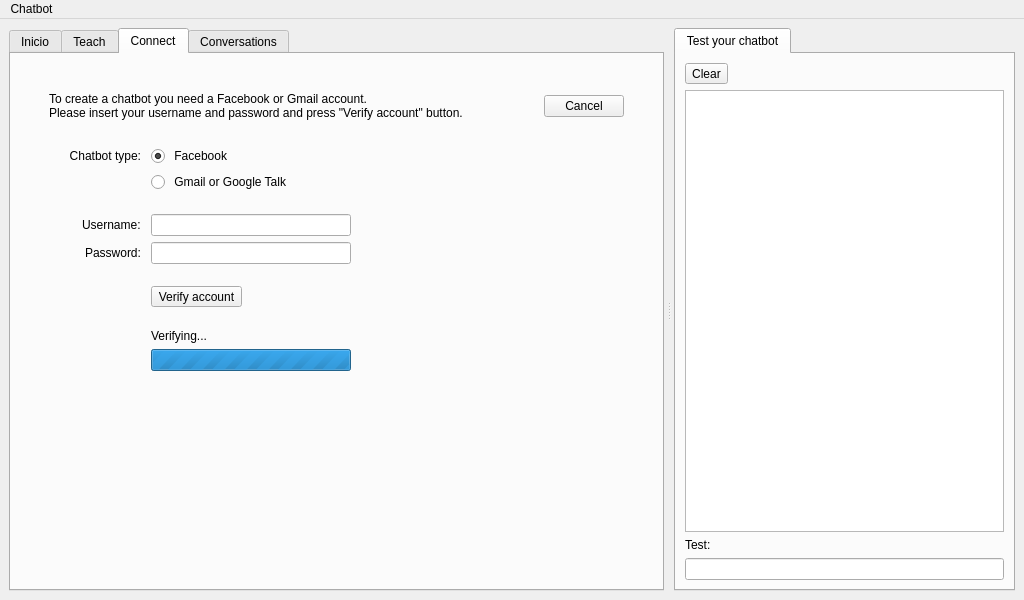
<?xml version="1.0" encoding="UTF-8"?>
<ui version="4.0">
 <class>MainWindow</class>
 <widget class="QMainWindow" name="MainWindow">
  <property name="geometry">
   <rect>
    <x>0</x>
    <y>0</y>
    <width>1024</width>
    <height>600</height>
   </rect>
  </property>
  <property name="windowTitle">
   <string>Chatbot</string>
  </property>
  <widget class="QWidget" name="centralwidget">
   <layout class="QGridLayout" name="gridLayout_2">
    <item row="0" column="0">
     <widget class="QSplitter" name="centralSplitter">
      <property name="orientation">
       <enum>Qt::Horizontal</enum>
      </property>
      <property name="handleWidth">
       <number>10</number>
      </property>
      <widget class="QTabWidget" name="mainTabWidget">
       <property name="currentIndex">
        <number>2</number>
       </property>
       <widget class="QWidget" name="initTab">
        <attribute name="title">
         <string>Inicio</string>
        </attribute>
        <layout class="QVBoxLayout" name="verticalLayout_5">
         <item>
          <layout class="QVBoxLayout" name="initVerticalLayout">
           <item>
            <widget class="QStackedWidget" name="initStackWidget">
             <property name="currentIndex">
              <number>0</number>
             </property>
             <widget class="QWidget" name="welcomePage">
              <layout class="QGridLayout" name="gridLayout_6">
               <item row="0" column="0">
                <layout class="QGridLayout" name="welcomePageLayout">
                 <item row="1" column="0" colspan="5">
                  <widget class="QLabel" name="welcomeLabel">
                   <property name="text">
                    <string>¡Bienvenido! ¿Que deseas hacer?</string>
                   </property>
                   <property name="alignment">
                    <set>Qt::AlignCenter</set>
                   </property>
                  </widget>
                 </item>
                 <item row="4" column="0" colspan="5">
                  <spacer name="verticalSpacer_4">
                   <property name="orientation">
                    <enum>Qt::Vertical</enum>
                   </property>
                   <property name="sizeHint" stdset="0">
                    <size>
                     <width>20</width>
                     <height>40</height>
                    </size>
                   </property>
                  </spacer>
                 </item>
                 <item row="2" column="0" colspan="5">
                  <spacer name="verticalSpacer_5">
                   <property name="orientation">
                    <enum>Qt::Vertical</enum>
                   </property>
                   <property name="sizeType">
                    <enum>QSizePolicy::Fixed</enum>
                   </property>
                   <property name="sizeHint" stdset="0">
                    <size>
                     <width>20</width>
                     <height>20</height>
                    </size>
                   </property>
                  </spacer>
                 </item>
                 <item row="3" column="1">
                  <widget class="QToolButton" name="createChatbotButton">
                   <property name="text">
                    <string>Create new chatbot</string>
                   </property>
                   <property name="icon">
                    <iconset resource="../resources.qrc">
                     <normaloff>:/icons/res/new_chatbot.png</normaloff>:/icons/res/new_chatbot.png</iconset>
                   </property>
                   <property name="iconSize">
                    <size>
                     <width>48</width>
                     <height>48</height>
                    </size>
                   </property>
                   <property name="toolButtonStyle">
                    <enum>Qt::ToolButtonTextUnderIcon</enum>
                   </property>
                  </widget>
                 </item>
                 <item row="3" column="3">
                  <widget class="QToolButton" name="openChatbotButton">
                   <property name="text">
                    <string>Open existent chatbot</string>
                   </property>
                   <property name="icon">
                    <iconset resource="../resources.qrc">
                     <normaloff>:/icons/res/open_chatbot.png</normaloff>:/icons/res/open_chatbot.png</iconset>
                   </property>
                   <property name="iconSize">
                    <size>
                     <width>48</width>
                     <height>48</height>
                    </size>
                   </property>
                   <property name="toolButtonStyle">
                    <enum>Qt::ToolButtonTextUnderIcon</enum>
                   </property>
                  </widget>
                 </item>
                 <item row="0" column="0" colspan="5">
                  <spacer name="verticalSpacer_6">
                   <property name="orientation">
                    <enum>Qt::Vertical</enum>
                   </property>
                   <property name="sizeHint" stdset="0">
                    <size>
                     <width>20</width>
                     <height>40</height>
                    </size>
                   </property>
                  </spacer>
                 </item>
                 <item row="5" column="0" colspan="5">
                  <spacer name="verticalSpacer_7">
                   <property name="orientation">
                    <enum>Qt::Vertical</enum>
                   </property>
                   <property name="sizeType">
                    <enum>QSizePolicy::Fixed</enum>
                   </property>
                   <property name="sizeHint" stdset="0">
                    <size>
                     <width>20</width>
                     <height>40</height>
                    </size>
                   </property>
                  </spacer>
                 </item>
                 <item row="3" column="2">
                  <widget class="QToolButton" name="openLastChatbotButton">
                   <property name="text">
                    <string>Open my last chatbot</string>
                   </property>
                   <property name="icon">
                    <iconset resource="../resources.qrc">
                     <normaloff>:/icons/res/open_last_chatbot.png</normaloff>:/icons/res/open_last_chatbot.png</iconset>
                   </property>
                   <property name="iconSize">
                    <size>
                     <width>48</width>
                     <height>48</height>
                    </size>
                   </property>
                   <property name="toolButtonStyle">
                    <enum>Qt::ToolButtonTextUnderIcon</enum>
                   </property>
                  </widget>
                 </item>
                 <item row="3" column="4">
                  <spacer name="horizontalSpacer_4">
                   <property name="orientation">
                    <enum>Qt::Horizontal</enum>
                   </property>
                   <property name="sizeHint" stdset="0">
                    <size>
                     <width>40</width>
                     <height>20</height>
                    </size>
                   </property>
                  </spacer>
                 </item>
                 <item row="3" column="0">
                  <spacer name="horizontalSpacer_5">
                   <property name="orientation">
                    <enum>Qt::Horizontal</enum>
                   </property>
                   <property name="sizeHint" stdset="0">
                    <size>
                     <width>40</width>
                     <height>20</height>
                    </size>
                   </property>
                  </spacer>
                 </item>
                </layout>
               </item>
              </layout>
             </widget>
            </widget>
           </item>
          </layout>
         </item>
        </layout>
       </widget>
       <widget class="QWidget" name="trainTab">
        <attribute name="title">
         <string>Teach</string>
        </attribute>
        <layout class="QGridLayout" name="gridLayout">
         <item row="0" column="0">
          <widget class="QSplitter" name="teachTabsplitter">
           <property name="frameShape">
            <enum>QFrame::NoFrame</enum>
           </property>
           <property name="orientation">
            <enum>Qt::Horizontal</enum>
           </property>
           <property name="handleWidth">
            <number>10</number>
           </property>
           <widget class="QWidget" name="verticalLayoutWidget">
            <layout class="QVBoxLayout" name="verticalLayout_2">
             <item>
              <layout class="QHBoxLayout" name="rulesToolbarLayout">
               <item>
                <widget class="QToolButton" name="addCategoryButton">
                 <property name="font">
                  <font>
                   <pointsize>8</pointsize>
                  </font>
                 </property>
                 <property name="toolTip">
                  <string>Add category</string>
                 </property>
                 <property name="icon">
                  <iconset resource="../resources.qrc">
                   <normaloff>:/icons/add_category_32x32.png</normaloff>:/icons/add_category_32x32.png</iconset>
                 </property>
                 <property name="iconSize">
                  <size>
                   <width>24</width>
                   <height>24</height>
                  </size>
                 </property>
                </widget>
               </item>
               <item>
                <widget class="QToolButton" name="addRuleButton">
                 <property name="font">
                  <font>
                   <pointsize>8</pointsize>
                  </font>
                 </property>
                 <property name="toolTip">
                  <string>Add rule</string>
                 </property>
                 <property name="icon">
                  <iconset resource="../resources.qrc">
                   <normaloff>:/icons/add_rule_32x32.png</normaloff>:/icons/add_rule_32x32.png</iconset>
                 </property>
                 <property name="iconSize">
                  <size>
                   <width>24</width>
                   <height>24</height>
                  </size>
                 </property>
                </widget>
               </item>
               <item>
                <widget class="QToolButton" name="rmItemButton">
                 <property name="font">
                  <font>
                   <pointsize>8</pointsize>
                  </font>
                 </property>
                 <property name="toolTip">
                  <string>Remove rule or category</string>
                 </property>
                 <property name="icon">
                  <iconset resource="../resources.qrc">
                   <normaloff>:/icons/remove_32x32.png</normaloff>:/icons/remove_32x32.png</iconset>
                 </property>
                 <property name="iconSize">
                  <size>
                   <width>24</width>
                   <height>24</height>
                  </size>
                 </property>
                </widget>
               </item>
               <item>
                <spacer name="rulesToolbarSpacer">
                 <property name="orientation">
                  <enum>Qt::Horizontal</enum>
                 </property>
                 <property name="sizeType">
                  <enum>QSizePolicy::MinimumExpanding</enum>
                 </property>
                 <property name="sizeHint" stdset="0">
                  <size>
                   <width>40</width>
                   <height>0</height>
                  </size>
                 </property>
                </spacer>
               </item>
              </layout>
             </item>
             <item>
              <widget class="QTreeView" name="categoriesTree">
               <property name="mouseTracking">
                <bool>true</bool>
               </property>
               <property name="dragEnabled">
                <bool>true</bool>
               </property>
               <property name="dragDropMode">
                <enum>QAbstractItemView::InternalMove</enum>
               </property>
               <property name="defaultDropAction">
                <enum>Qt::MoveAction</enum>
               </property>
               <attribute name="headerVisible">
                <bool>false</bool>
               </attribute>
              </widget>
             </item>
            </layout>
           </widget>
           <widget class="QWidget" name="verticalLayoutWidget_2">
            <layout class="QVBoxLayout" name="verticalLayout_3" stretch="0,0,0,0,0,1,0,0">
             <item>
              <spacer name="verticalSpacer_2">
               <property name="orientation">
                <enum>Qt::Vertical</enum>
               </property>
               <property name="sizeType">
                <enum>QSizePolicy::Fixed</enum>
               </property>
               <property name="sizeHint" stdset="0">
                <size>
                 <width>20</width>
                 <height>38</height>
                </size>
               </property>
              </spacer>
             </item>
             <item>
              <widget class="QLabel" name="categoryNameLabel">
               <property name="text">
                <string>Category name:</string>
               </property>
              </widget>
             </item>
             <item>
              <widget class="QLineEdit" name="categoryNameTextEdit"/>
             </item>
             <item>
              <widget class="Lvk::FE::RuleInputWidget" name="ruleInputWidget" native="true">
               <property name="minimumSize">
                <size>
                 <width>0</width>
                 <height>20</height>
                </size>
               </property>
              </widget>
             </item>
             <item>
              <widget class="QLabel" name="chatbotRepliesLabel">
               <property name="text">
                <string>Chatbot replies:</string>
               </property>
              </widget>
             </item>
             <item>
              <widget class="Lvk::FE::RuleOutputWidget" name="ruleOutputWidget">
               <property name="mouseTracking">
                <bool>true</bool>
               </property>
               <property name="plainText">
                <string/>
               </property>
              </widget>
             </item>
             <item>
              <layout class="QHBoxLayout" name="horizontalLayout">
               <item>
                <widget class="QPushButton" name="undoRuleButton">
                 <property name="text">
                  <string>Undo changes</string>
                 </property>
                 <property name="icon">
                  <iconset resource="../resources.qrc">
                   <normaloff>:/icons/undo_24x24.png</normaloff>:/icons/undo_24x24.png</iconset>
                 </property>
                 <property name="iconSize">
                  <size>
                   <width>24</width>
                   <height>24</height>
                  </size>
                 </property>
                </widget>
               </item>
               <item>
                <widget class="QPushButton" name="teachRuleButton">
                 <property name="text">
                  <string>Teach rule to the chatbot</string>
                 </property>
                 <property name="icon">
                  <iconset resource="../resources.qrc">
                   <normaloff>:/icons/teach_rule_24x24.png</normaloff>:/icons/teach_rule_24x24.png</iconset>
                 </property>
                 <property name="iconSize">
                  <size>
                   <width>24</width>
                   <height>24</height>
                  </size>
                 </property>
                </widget>
               </item>
              </layout>
             </item>
             <item>
              <spacer name="verticalSpacer">
               <property name="orientation">
                <enum>Qt::Vertical</enum>
               </property>
               <property name="sizeHint" stdset="0">
                <size>
                 <width>20</width>
                 <height>0</height>
                </size>
               </property>
              </spacer>
             </item>
            </layout>
           </widget>
          </widget>
         </item>
        </layout>
       </widget>
       <widget class="QWidget" name="chatTab">
        <attribute name="title">
         <string>Connect</string>
        </attribute>
        <layout class="QGridLayout" name="gridLayout_8">
         <item row="0" column="1">
          <widget class="QStackedWidget" name="connectToChatStackWidget">
           <property name="enabled">
            <bool>true</bool>
           </property>
           <property name="lineWidth">
            <number>1</number>
           </property>
           <property name="currentIndex">
            <number>2</number>
           </property>
           <widget class="QWidget" name="connectionPage">
            <layout class="QGridLayout" name="gridLayout_11">
             <item row="0" column="0">
              <layout class="QFormLayout" name="formLayout_2">
               <property name="fieldGrowthPolicy">
                <enum>QFormLayout::AllNonFixedFieldsGrow</enum>
               </property>
               <property name="labelAlignment">
                <set>Qt::AlignRight|Qt::AlignTrailing|Qt::AlignVCenter</set>
               </property>
               <property name="horizontalSpacing">
                <number>10</number>
               </property>
               <property name="leftMargin">
                <number>20</number>
               </property>
               <property name="topMargin">
                <number>20</number>
               </property>
               <property name="rightMargin">
                <number>20</number>
               </property>
               <item row="0" column="0">
                <widget class="QLabel" name="usernameLabel">
                 <property name="font">
                  <font>
                   <weight>50</weight>
                   <bold>false</bold>
                  </font>
                 </property>
                 <property name="text">
                  <string>Username:</string>
                 </property>
                 <property name="alignment">
                  <set>Qt::AlignRight|Qt::AlignTrailing|Qt::AlignVCenter</set>
                 </property>
                </widget>
               </item>
               <item row="0" column="1">
                <layout class="QHBoxLayout" name="horizontalLayout_2">
                 <item>
                  <widget class="QLabel" name="curUsernameLabel">
                   <property name="text">
                    <string/>
                   </property>
                   <property name="textFormat">
                    <enum>Qt::RichText</enum>
                   </property>
                  </widget>
                 </item>
                 <item>
                  <spacer name="horizontalSpacer_6">
                   <property name="orientation">
                    <enum>Qt::Horizontal</enum>
                   </property>
                   <property name="sizeType">
                    <enum>QSizePolicy::Fixed</enum>
                   </property>
                   <property name="sizeHint" stdset="0">
                    <size>
                     <width>5</width>
                     <height>20</height>
                    </size>
                   </property>
                  </spacer>
                 </item>
                 <item>
                  <widget class="QLabel" name="chatTypeIcon">
                   <property name="minimumSize">
                    <size>
                     <width>24</width>
                     <height>24</height>
                    </size>
                   </property>
                   <property name="maximumSize">
                    <size>
                     <width>24</width>
                     <height>24</height>
                    </size>
                   </property>
                   <property name="text">
                    <string/>
                   </property>
                   <property name="pixmap">
                    <pixmap resource="../resources.qrc">:/icons/facebook_24x24.png</pixmap>
                   </property>
                  </widget>
                 </item>
                 <item>
                  <spacer name="horizontalSpacer_3">
                   <property name="orientation">
                    <enum>Qt::Horizontal</enum>
                   </property>
                   <property name="sizeHint" stdset="0">
                    <size>
                     <width>40</width>
                     <height>20</height>
                    </size>
                   </property>
                  </spacer>
                 </item>
                 <item>
                  <widget class="QPushButton" name="changeAccountButton">
                   <property name="maximumSize">
                    <size>
                     <width>200</width>
                     <height>16777215</height>
                    </size>
                   </property>
                   <property name="text">
                    <string>Change...</string>
                   </property>
                  </widget>
                 </item>
                </layout>
               </item>
               <item row="1" column="0">
                <widget class="QLabel" name="passwordLabel">
                 <property name="sizePolicy">
                  <sizepolicy hsizetype="Expanding" vsizetype="Preferred">
                   <horstretch>0</horstretch>
                   <verstretch>0</verstretch>
                  </sizepolicy>
                 </property>
                 <property name="text">
                  <string>Password:</string>
                 </property>
                 <property name="alignment">
                  <set>Qt::AlignRight|Qt::AlignTrailing|Qt::AlignVCenter</set>
                 </property>
                </widget>
               </item>
               <item row="1" column="1">
                <widget class="QLineEdit" name="passwordText">
                 <property name="maximumSize">
                  <size>
                   <width>200</width>
                   <height>16777215</height>
                  </size>
                 </property>
                 <property name="echoMode">
                  <enum>QLineEdit::Password</enum>
                 </property>
                </widget>
               </item>
               <item row="2" column="0">
                <widget class="QLabel" name="statusLabel">
                 <property name="text">
                  <string>Status:</string>
                 </property>
                </widget>
               </item>
               <item row="2" column="1">
                <widget class="QLabel" name="connectionStatusLabel">
                 <property name="minimumSize">
                  <size>
                   <width>0</width>
                   <height>24</height>
                  </size>
                 </property>
                 <property name="styleSheet">
                  <string notr="true"/>
                 </property>
                 <property name="text">
                  <string>Disconnected</string>
                 </property>
                </widget>
               </item>
               <item row="4" column="1">
                <widget class="QPushButton" name="connectButton">
                 <property name="maximumSize">
                  <size>
                   <width>120</width>
                   <height>16777215</height>
                  </size>
                 </property>
                 <property name="text">
                  <string>Connect</string>
                 </property>
                </widget>
               </item>
               <item row="3" column="1">
                <widget class="QProgressBar" name="connectionProgressBar">
                 <property name="maximumSize">
                  <size>
                   <width>200</width>
                   <height>16777215</height>
                  </size>
                 </property>
                 <property name="maximum">
                  <number>0</number>
                 </property>
                 <property name="value">
                  <number>0</number>
                 </property>
                </widget>
               </item>
              </layout>
             </item>
            </layout>
           </widget>
           <widget class="QWidget" name="chatConnectedPage">
            <layout class="QGridLayout" name="gridLayout_4">
             <item row="0" column="0">
              <layout class="QGridLayout" name="gridLayout_3">
               <item row="0" column="0">
                <widget class="QPushButton" name="disconnectButton">
                 <property name="text">
                  <string>Disconnect</string>
                 </property>
                </widget>
               </item>
               <item row="0" column="1" colspan="2">
                <spacer name="horizontalSpacer">
                 <property name="orientation">
                  <enum>Qt::Horizontal</enum>
                 </property>
                 <property name="sizeHint" stdset="0">
                  <size>
                   <width>40</width>
                   <height>20</height>
                  </size>
                 </property>
                </spacer>
               </item>
               <item row="2" column="0" colspan="3">
                <widget class="QLabel" name="selectUsersLabel">
                 <property name="text">
                  <string>Select the users the Chatbot can talk to:</string>
                 </property>
                </widget>
               </item>
               <item row="3" column="2">
                <spacer name="horizontalSpacer_2">
                 <property name="orientation">
                  <enum>Qt::Horizontal</enum>
                 </property>
                 <property name="sizeHint" stdset="0">
                  <size>
                   <width>40</width>
                   <height>20</height>
                  </size>
                 </property>
                </spacer>
               </item>
               <item row="1" column="0" colspan="3">
                <spacer name="verticalSpacer_3">
                 <property name="orientation">
                  <enum>Qt::Vertical</enum>
                 </property>
                 <property name="sizeType">
                  <enum>QSizePolicy::Fixed</enum>
                 </property>
                 <property name="sizeHint" stdset="0">
                  <size>
                   <width>20</width>
                   <height>20</height>
                  </size>
                 </property>
                </spacer>
               </item>
               <item row="3" column="0">
                <widget class="Lvk::FE::RosterWidget" name="rosterWidget" native="true">
                 <property name="sizePolicy">
                  <sizepolicy hsizetype="Expanding" vsizetype="Expanding">
                   <horstretch>0</horstretch>
                   <verstretch>0</verstretch>
                  </sizepolicy>
                 </property>
                 <property name="minimumSize">
                  <size>
                   <width>0</width>
                   <height>0</height>
                  </size>
                 </property>
                </widget>
               </item>
              </layout>
             </item>
            </layout>
           </widget>
           <widget class="QWidget" name="verifyAccountPage">
            <layout class="QGridLayout" name="gridLayout_10">
             <item row="0" column="0">
              <layout class="QGridLayout" name="verifyAccountLayout">
               <property name="leftMargin">
                <number>20</number>
               </property>
               <property name="topMargin">
                <number>20</number>
               </property>
               <property name="rightMargin">
                <number>20</number>
               </property>
               <item row="1" column="0" colspan="2">
                <layout class="QFormLayout" name="formLayout">
                 <property name="fieldGrowthPolicy">
                  <enum>QFormLayout::AllNonFixedFieldsGrow</enum>
                 </property>
                 <property name="labelAlignment">
                  <set>Qt::AlignRight|Qt::AlignTrailing|Qt::AlignVCenter</set>
                 </property>
                 <property name="horizontalSpacing">
                  <number>10</number>
                 </property>
                 <property name="leftMargin">
                  <number>20</number>
                 </property>
                 <property name="topMargin">
                  <number>20</number>
                 </property>
                 <property name="rightMargin">
                  <number>20</number>
                 </property>
                 <item row="0" column="0">
                  <widget class="QLabel" name="connectWithChatLabel_v">
                   <property name="font">
                    <font>
                     <weight>50</weight>
                     <bold>false</bold>
                    </font>
                   </property>
                   <property name="text">
                    <string>Chatbot type:</string>
                   </property>
                   <property name="alignment">
                    <set>Qt::AlignRight|Qt::AlignTrailing|Qt::AlignVCenter</set>
                   </property>
                  </widget>
                 </item>
                 <item row="0" column="1">
                  <widget class="QRadioButton" name="fbChatRadio_v">
                   <property name="text">
                    <string> Facebook</string>
                   </property>
                   <property name="icon">
                    <iconset resource="../resources.qrc">
                     <normaloff>:/icons/facebook_24x24.png</normaloff>:/icons/facebook_24x24.png</iconset>
                   </property>
                   <property name="iconSize">
                    <size>
                     <width>24</width>
                     <height>24</height>
                    </size>
                   </property>
                   <property name="checked">
                    <bool>true</bool>
                   </property>
                  </widget>
                 </item>
                 <item row="1" column="1">
                  <widget class="QRadioButton" name="gtalkChatRadio_v">
                   <property name="text">
                    <string> Gmail or Google Talk</string>
                   </property>
                   <property name="icon">
                    <iconset resource="../resources.qrc">
                     <normaloff>:/icons/gmail_24x24.png</normaloff>:/icons/gmail_24x24.png</iconset>
                   </property>
                   <property name="iconSize">
                    <size>
                     <width>24</width>
                     <height>24</height>
                    </size>
                   </property>
                  </widget>
                 </item>
                 <item row="2" column="1">
                  <spacer name="verticalSpacer_10">
                   <property name="orientation">
                    <enum>Qt::Vertical</enum>
                   </property>
                   <property name="sizeType">
                    <enum>QSizePolicy::Fixed</enum>
                   </property>
                   <property name="sizeHint" stdset="0">
                    <size>
                     <width>20</width>
                     <height>10</height>
                    </size>
                   </property>
                  </spacer>
                 </item>
                 <item row="3" column="0">
                  <widget class="QLabel" name="usernameLabel_2">
                   <property name="text">
                    <string>Username:</string>
                   </property>
                  </widget>
                 </item>
                 <item row="3" column="1">
                  <widget class="QLineEdit" name="usernameText_v">
                   <property name="maximumSize">
                    <size>
                     <width>200</width>
                     <height>16777215</height>
                    </size>
                   </property>
                  </widget>
                 </item>
                 <item row="4" column="0">
                  <widget class="QLabel" name="passwordEdit_v_2">
                   <property name="text">
                    <string>Password:</string>
                   </property>
                  </widget>
                 </item>
                 <item row="4" column="1">
                  <widget class="QLineEdit" name="passwordText_v">
                   <property name="maximumSize">
                    <size>
                     <width>200</width>
                     <height>16777215</height>
                    </size>
                   </property>
                   <property name="echoMode">
                    <enum>QLineEdit::Password</enum>
                   </property>
                  </widget>
                 </item>
                 <item row="5" column="1">
                  <spacer name="verticalSpacer_8">
                   <property name="orientation">
                    <enum>Qt::Vertical</enum>
                   </property>
                   <property name="sizeType">
                    <enum>QSizePolicy::Fixed</enum>
                   </property>
                   <property name="sizeHint" stdset="0">
                    <size>
                     <width>20</width>
                     <height>10</height>
                    </size>
                   </property>
                  </spacer>
                 </item>
                 <item row="6" column="1">
                  <widget class="QToolButton" name="verifyAccountButton">
                   <property name="text">
                    <string>Verify account</string>
                   </property>
                   <property name="icon">
                    <iconset resource="../resources.qrc">
                     <normaloff>:/icons/res/verify_chatbot.png</normaloff>:/icons/res/verify_chatbot.png</iconset>
                   </property>
                   <property name="iconSize">
                    <size>
                     <width>24</width>
                     <height>24</height>
                    </size>
                   </property>
                   <property name="toolButtonStyle">
                    <enum>Qt::ToolButtonTextBesideIcon</enum>
                   </property>
                  </widget>
                 </item>
                 <item row="7" column="1">
                  <spacer name="verticalSpacer_11">
                   <property name="orientation">
                    <enum>Qt::Vertical</enum>
                   </property>
                   <property name="sizeType">
                    <enum>QSizePolicy::Fixed</enum>
                   </property>
                   <property name="sizeHint" stdset="0">
                    <size>
                     <width>20</width>
                     <height>10</height>
                    </size>
                   </property>
                  </spacer>
                 </item>
                 <item row="8" column="1">
                  <widget class="QLabel" name="connectionStatusLabel_v">
                   <property name="text">
                    <string>Verifying...</string>
                   </property>
                  </widget>
                 </item>
                 <item row="9" column="1">
                  <widget class="QProgressBar" name="connectionProgressBar_v">
                   <property name="maximumSize">
                    <size>
                     <width>200</width>
                     <height>16777215</height>
                    </size>
                   </property>
                   <property name="maximum">
                    <number>0</number>
                   </property>
                   <property name="value">
                    <number>-1</number>
                   </property>
                  </widget>
                 </item>
                </layout>
               </item>
               <item row="0" column="0">
                <widget class="QLabel" name="verifyExplanationLabel">
                 <property name="sizePolicy">
                  <sizepolicy hsizetype="Expanding" vsizetype="Preferred">
                   <horstretch>0</horstretch>
                   <verstretch>0</verstretch>
                  </sizepolicy>
                 </property>
                 <property name="text">
                  <string>To create a chatbot you need a Facebook or Gmail account.
Please insert your username and password and press &quot;Verify account&quot; button.</string>
                 </property>
                 <property name="wordWrap">
                  <bool>true</bool>
                 </property>
                </widget>
               </item>
               <item row="2" column="0" colspan="2">
                <spacer name="verticalSpacer_12">
                 <property name="orientation">
                  <enum>Qt::Vertical</enum>
                 </property>
                 <property name="sizeHint" stdset="0">
                  <size>
                   <width>20</width>
                   <height>40</height>
                  </size>
                 </property>
                </spacer>
               </item>
               <item row="0" column="1">
                <widget class="QPushButton" name="cancelChangeAccountButton">
                 <property name="text">
                  <string>Cancel</string>
                 </property>
                </widget>
               </item>
              </layout>
             </item>
            </layout>
           </widget>
          </widget>
         </item>
        </layout>
       </widget>
       <widget class="QWidget" name="conversationsTab">
        <attribute name="title">
         <string>Conversations</string>
        </attribute>
        <layout class="QGridLayout" name="gridLayout_9">
         <item row="0" column="0">
          <layout class="QGridLayout" name="conversationTabGridLayout" columnstretch="2,0">
           <item row="0" column="0" colspan="2">
            <widget class="QLabel" name="conversationHeaderLabel">
             <property name="font">
              <font>
               <weight>50</weight>
               <bold>false</bold>
              </font>
             </property>
             <property name="text">
              <string>Conversations held with the chatbot:</string>
             </property>
            </widget>
           </item>
           <item row="1" column="0">
            <widget class="Lvk::FE::ConversationHistoryWidget" name="conversationHistory" native="true">
             <property name="sizePolicy">
              <sizepolicy hsizetype="Expanding" vsizetype="Expanding">
               <horstretch>0</horstretch>
               <verstretch>0</verstretch>
              </sizepolicy>
             </property>
            </widget>
           </item>
          </layout>
         </item>
        </layout>
       </widget>
      </widget>
      <widget class="QTabWidget" name="rightSideTabWidget">
       <property name="currentIndex">
        <number>0</number>
       </property>
       <widget class="QWidget" name="testTab">
        <attribute name="title">
         <string>Test your chatbot</string>
        </attribute>
        <layout class="QVBoxLayout" name="verticalLayout">
         <item>
          <layout class="QHBoxLayout" name="testToolbarLayout">
           <item>
            <widget class="QToolButton" name="clearTestConversationButton">
             <property name="enabled">
              <bool>true</bool>
             </property>
             <property name="toolTip">
              <string>Clean test conversation</string>
             </property>
             <property name="text">
              <string>Clear</string>
             </property>
             <property name="icon">
              <iconset resource="../resources.qrc">
               <normaloff>:/icons/clear_32x32.png</normaloff>:/icons/clear_32x32.png</iconset>
             </property>
             <property name="iconSize">
              <size>
               <width>24</width>
               <height>24</height>
              </size>
             </property>
            </widget>
           </item>
           <item>
            <spacer name="testToolbarSpacer">
             <property name="orientation">
              <enum>Qt::Horizontal</enum>
             </property>
             <property name="sizeHint" stdset="0">
              <size>
               <width>40</width>
               <height>20</height>
              </size>
             </property>
            </spacer>
           </item>
          </layout>
         </item>
         <item>
          <widget class="Lvk::FE::TestConversationWidget" name="testConversationText">
           <property name="readOnly">
            <bool>true</bool>
           </property>
           <property name="overwriteMode">
            <bool>false</bool>
           </property>
          </widget>
         </item>
         <item>
          <widget class="QLabel" name="testLabel">
           <property name="text">
            <string>Test:</string>
           </property>
          </widget>
         </item>
         <item>
          <widget class="QLineEdit" name="testInputText"/>
         </item>
        </layout>
       </widget>
      </widget>
     </widget>
    </item>
   </layout>
  </widget>
  <widget class="QMenuBar" name="menuBar">
   <property name="geometry">
    <rect>
     <x>0</x>
     <y>0</y>
     <width>1024</width>
     <height>27</height>
    </rect>
   </property>
   <widget class="QMenu" name="menuChatbot">
    <property name="title">
     <string>Chatbot</string>
    </property>
    <addaction name="actionNew"/>
    <addaction name="actionOpen"/>
    <addaction name="actionSave"/>
    <addaction name="actionSaveAs"/>
    <addaction name="separator"/>
    <addaction name="actionImport"/>
    <addaction name="actionExport"/>
    <addaction name="separator"/>
    <addaction name="actionAbout"/>
    <addaction name="separator"/>
    <addaction name="actionExit"/>
   </widget>
   <addaction name="menuChatbot"/>
  </widget>
  <action name="actionSave">
   <property name="text">
    <string>Save</string>
   </property>
   <property name="shortcut">
    <string>Ctrl+S</string>
   </property>
  </action>
  <action name="action">
   <property name="text">
    <string>-</string>
   </property>
  </action>
  <action name="actionAbout">
   <property name="text">
    <string>About Chatbot...</string>
   </property>
   <property name="toolTip">
    <string>About Chatbot...</string>
   </property>
  </action>
  <action name="action_2">
   <property name="text">
    <string>-</string>
   </property>
  </action>
  <action name="actionExit">
   <property name="text">
    <string>Exit</string>
   </property>
   <property name="shortcut">
    <string>Ctrl+Q</string>
   </property>
  </action>
  <action name="actionSaveAs">
   <property name="text">
    <string>Save as...</string>
   </property>
   <property name="shortcut">
    <string>Ctrl+Shift+S</string>
   </property>
  </action>
  <action name="actionOpen">
   <property name="text">
    <string>Open...</string>
   </property>
   <property name="shortcut">
    <string>Ctrl+O</string>
   </property>
  </action>
  <action name="actionNew">
   <property name="text">
    <string>New</string>
   </property>
   <property name="shortcut">
    <string>Ctrl+N</string>
   </property>
  </action>
  <action name="actionImport">
   <property name="text">
    <string>Import rules...</string>
   </property>
  </action>
  <action name="actionExport">
   <property name="text">
    <string>Export rules...</string>
   </property>
  </action>
 </widget>
 <customwidgets>
  <customwidget>
   <class>Lvk::FE::RuleOutputWidget</class>
   <extends>QPlainTextEdit</extends>
   <header>ruleoutputwidget.h</header>
  </customwidget>
  <customwidget>
   <class>Lvk::FE::RuleInputWidget</class>
   <extends>QWidget</extends>
   <header>ruleinputwidget.h</header>
   <container>1</container>
  </customwidget>
  <customwidget>
   <class>Lvk::FE::TestConversationWidget</class>
   <extends>QTextEdit</extends>
   <header>testconversationwidget.h</header>
  </customwidget>
  <customwidget>
   <class>Lvk::FE::ConversationHistoryWidget</class>
   <extends>QWidget</extends>
   <header>conversationhistorywidget.h</header>
   <container>1</container>
  </customwidget>
  <customwidget>
   <class>Lvk::FE::RosterWidget</class>
   <extends>QWidget</extends>
   <header>rosterwidget.h</header>
   <container>1</container>
  </customwidget>
 </customwidgets>
 <resources>
  <include location="../resources.qrc"/>
 </resources>
 <connections/>
</ui>
